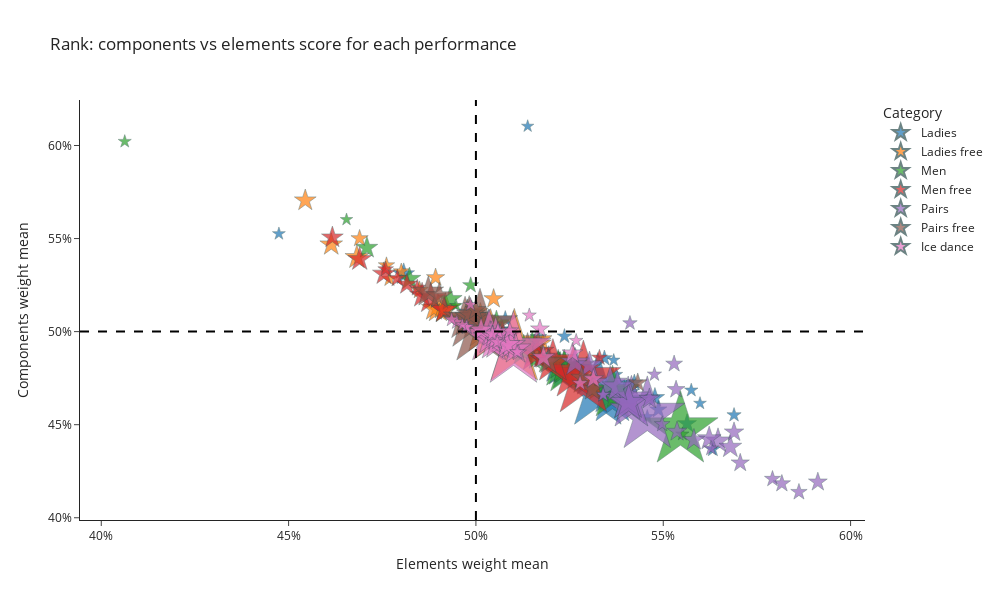

The notebook cell saved with this chart:
### Code cell
bubble_medie = px.scatter(
    medie, y="weight_comp", x="weight_elem",
    color="category", size="rank_inv", 
    title='Rank: components vs elements score for each performance',
    size_max=40,
    labels={
        "weight_comp": "Components weight mean",
        "weight_elem": "Elements weight mean",
        "rank": "Rank", 
        "category": "Category"
    },
    hover_data={"rank":True, "rank_inv":False},
    category_orders={ # replaces default order by column name
        "category": ['Ladies','Ladies free','Men','Men free','Pairs','Pairs free','Ice dance']
    },
    template="simple_white",
    width=1000,
    height=600
    )
bubble_medie.update_traces(
    marker=dict(symbol="star", line=dict(width=0.5, color='DarkSlateGrey')),
    selector=dict(mode="markers"),
    
)
bubble_medie.layout.xaxis.tickformat = '0%'
bubble_medie.layout.yaxis.tickformat = '0%'
# Aggiungo y = x
bubble_medie.add_vline(x=0.5, line_width=2, line_dash="dash", line_color="black", opacity=1)
bubble_medie.add_hline(y=0.5, line_width=2, line_dash="dash", line_color="black", opacity=1)
bubble_medie.show()
